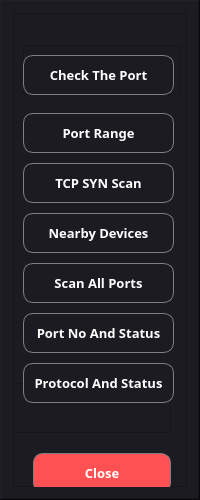
        <widget class="QFrame" name="DashMainTop">
         <property name="minimumSize">
          <size>
           <width>185</width>
           <height>500</height>
          </size>
         </property>
         <property name="maximumSize">
          <size>
           <width>200</width>
           <height>2000</height>
          </size>
         </property>
         <property name="layoutDirection">
          <enum>Qt::RightToLeft</enum>
         </property>
         <property name="styleSheet">
          <string notr="true">background-color: #1D1B22;</string>
         </property>
         <property name="frameShape">
          <enum>QFrame::WinPanel</enum>
         </property>
         <property name="frameShadow">
          <enum>QFrame::Raised</enum>
         </property>
         <layout class="QVBoxLayout" name="verticalLayout_2">
          <item>
           <widget class="QFrame" name="ButtonFrame">
            <property name="minimumSize">
             <size>
              <width>0</width>
              <height>50</height>
             </size>
            </property>
            <property name="maximumSize">
             <size>
              <width>13212312</width>
              <height>16777215</height>
             </size>
            </property>
            <property name="sizeIncrement">
             <size>
              <width>0</width>
              <height>0</height>
             </size>
            </property>
            <property name="accessibleDescription">
             <string/>
            </property>
            <property name="frameShape">
             <enum>QFrame::StyledPanel</enum>
            </property>
            <property name="frameShadow">
             <enum>QFrame::Raised</enum>
            </property>
            <widget class="QFrame" name="frmopen">
             <property name="geometry">
              <rect>
               <x>10</x>
               <y>32</y>
               <width>158</width>
               <height>50</height>
              </rect>
             </property>
             <property name="maximumSize">
              <size>
               <width>16777215</width>
               <height>50</height>
              </size>
             </property>
             <property name="layoutDirection">
              <enum>Qt::LeftToRight</enum>
             </property>
             <property name="styleSheet">
              <string notr="true"/>
             </property>
             <property name="frameShape">
              <enum>QFrame::StyledPanel</enum>
             </property>
             <property name="frameShadow">
              <enum>QFrame::Raised</enum>
             </property>
             <widget class="QPushButton" name="btnCheckPort">
              <property name="geometry">
               <rect>
                <x>0</x>
                <y>10</y>
                <width>151</width>
                <height>40</height>
               </rect>
              </property>
              <property name="sizePolicy">
               <sizepolicy hsizetype="Expanding" vsizetype="Expanding">
                <horstretch>0</horstretch>
                <verstretch>0</verstretch>
               </sizepolicy>
              </property>
              <property name="minimumSize">
               <size>
                <width>0</width>
                <height>40</height>
               </size>
              </property>
              <property name="maximumSize">
               <size>
                <width>32324</width>
                <height>100</height>
               </size>
              </property>
              <property name="font">
               <font>
                <family>Raleway ExtraBold</family>
                <pointsize>10</pointsize>
                <weight>75</weight>
                <bold>true</bold>
               </font>
              </property>
              <property name="layoutDirection">
               <enum>Qt::LeftToRight</enum>
              </property>
              <property name="styleSheet">
               <string notr="true">#btnCheckPort{
	color: rgb(255, 255, 255);
	border: 1px solid grey;
	border-radius:10px;
	background-position: center
}
#btnCheckPort:hover{
	color: rgb(255, 255, 255);
	background-color: #2F958D;
}

#btnCheckPort:pressed {	
	background-color: white;
   color : black
}
</string>
              </property>
              <property name="text">
               <string>Check The Port</string>
              </property>
              <property name="flat">
               <bool>false</bool>
              </property>
             </widget>
            </widget>
            <widget class="QFrame" name="frmQuit">
             <property name="geometry">
              <rect>
               <x>0</x>
               <y>370</y>
               <width>158</width>
               <height>50</height>
              </rect>
             </property>
             <property name="maximumSize">
              <size>
               <width>16777215</width>
               <height>50</height>
              </size>
             </property>
             <property name="font">
              <font>
               <pointsize>10</pointsize>
              </font>
             </property>
             <property name="layoutDirection">
              <enum>Qt::LeftToRight</enum>
             </property>
             <property name="frameShape">
              <enum>QFrame::StyledPanel</enum>
             </property>
             <property name="frameShadow">
              <enum>QFrame::Raised</enum>
             </property>
             <layout class="QGridLayout" name="gridLayout_7"/>
            </widget>
            <widget class="QPushButton" name="btnScanConnectedHost">
             <property name="geometry">
              <rect>
               <x>10</x>
               <y>250</y>
               <width>151</width>
               <height>40</height>
              </rect>
             </property>
             <property name="sizePolicy">
              <sizepolicy hsizetype="Expanding" vsizetype="Expanding">
               <horstretch>0</horstretch>
               <verstretch>0</verstretch>
              </sizepolicy>
             </property>
             <property name="minimumSize">
              <size>
               <width>0</width>
               <height>40</height>
              </size>
             </property>
             <property name="maximumSize">
              <size>
               <width>32324</width>
               <height>100</height>
              </size>
             </property>
             <property name="font">
              <font>
               <family>Raleway ExtraBold</family>
               <pointsize>10</pointsize>
               <weight>75</weight>
               <bold>true</bold>
              </font>
             </property>
             <property name="layoutDirection">
              <enum>Qt::LeftToRight</enum>
             </property>
             <property name="styleSheet">
              <string notr="true">
#btnScanConnectedHost{
	color: rgb(255, 255, 255);
	border: 1px solid grey;
	border-radius:10px;
	background-position: center
}
#btnScanConnectedHost:hover{
	color: rgb(255, 255, 255);
	background-color: #2F958D;
}

#btnScanConnectedHost:pressed {	
	background-color: white;
   color : black
}
</string>
             </property>
             <property name="text">
              <string>Scan All Ports</string>
             </property>
             <property name="flat">
              <bool>false</bool>
             </property>
            </widget>
            <widget class="QPushButton" name="btnQuit">
             <property name="geometry">
              <rect>
               <x>20</x>
               <y>440</y>
               <width>138</width>
               <height>40</height>
              </rect>
             </property>
             <property name="sizePolicy">
              <sizepolicy hsizetype="Expanding" vsizetype="Expanding">
               <horstretch>0</horstretch>
               <verstretch>0</verstretch>
              </sizepolicy>
             </property>
             <property name="minimumSize">
              <size>
               <width>0</width>
               <height>40</height>
              </size>
             </property>
             <property name="font">
              <font>
               <family>Raleway ExtraBold</family>
               <pointsize>10</pointsize>
               <weight>75</weight>
               <bold>true</bold>
              </font>
             </property>
             <property name="styleSheet">
              <string notr="true">#btnQuit{
	color: rgb(255, 255, 255);
	background-color: rgb(255, 80, 83);
	border: 1px solid grey;
	border-radius:10px;
}
#btnQuit:hover{
	background-color: #2F958D;
	
	background-color: rgb(255, 55, 58);
}

#btnQuit:pressed {	
	background-color: white;
   color : black
}</string>
             </property>
             <property name="text">
              <string>Close</string>
             </property>
            </widget>
            <widget class="QPushButton" name="btnShowPort">
             <property name="geometry">
              <rect>
               <x>10</x>
               <y>300</y>
               <width>151</width>
               <height>40</height>
              </rect>
             </property>
             <property name="sizePolicy">
              <sizepolicy hsizetype="Expanding" vsizetype="Expanding">
               <horstretch>0</horstretch>
               <verstretch>0</verstretch>
              </sizepolicy>
             </property>
             <property name="minimumSize">
              <size>
               <width>0</width>
               <height>40</height>
              </size>
             </property>
             <property name="maximumSize">
              <size>
               <width>32324</width>
               <height>100</height>
              </size>
             </property>
             <property name="font">
              <font>
               <family>Raleway ExtraBold</family>
               <pointsize>10</pointsize>
               <weight>75</weight>
               <bold>true</bold>
              </font>
             </property>
             <property name="layoutDirection">
              <enum>Qt::LeftToRight</enum>
             </property>
             <property name="styleSheet">
              <string notr="true">
#btnShowPort{
	color: rgb(255, 255, 255);
	border: 1px solid grey;
	border-radius:10px;
	background-position: center
}
#btnShowPort:hover{
	color: rgb(255, 255, 255);
	background-color: #2F958D;
}

#btnShowPort:pressed {	
	background-color: white;
   color : black
}
</string>
             </property>
             <property name="text">
              <string>Port No And Status</string>
             </property>
             <property name="flat">
              <bool>false</bool>
             </property>
            </widget>
            <widget class="QPushButton" name="btnDefineHost">
             <property name="geometry">
              <rect>
               <x>10</x>
               <y>100</y>
               <width>151</width>
               <height>40</height>
              </rect>
             </property>
             <property name="sizePolicy">
              <sizepolicy hsizetype="Expanding" vsizetype="Expanding">
               <horstretch>0</horstretch>
               <verstretch>0</verstretch>
              </sizepolicy>
             </property>
             <property name="minimumSize">
              <size>
               <width>0</width>
               <height>40</height>
              </size>
             </property>
             <property name="maximumSize">
              <size>
               <width>16777215</width>
               <height>16777215</height>
              </size>
             </property>
             <property name="font">
              <font>
               <family>Raleway ExtraBold</family>
               <pointsize>10</pointsize>
               <weight>75</weight>
               <bold>true</bold>
              </font>
             </property>
             <property name="styleSheet">
              <string notr="true">#btnDefineHost{
	color: rgb(255, 255, 255);
	border: 1px solid grey;
	border-radius:10px;
	background-position: center
}
#btnDefineHost:hover{
	color: rgb(255, 255, 255);
	background-color: #2F958D;
}

#btnDefineHost:pressed {	
	background-color: white;
   color : black
}</string>
             </property>
             <property name="text">
              <string>Port Range</string>
             </property>
            </widget>
            <widget class="QPushButton" name="btnTCP">
             <property name="geometry">
              <rect>
               <x>10</x>
               <y>150</y>
               <width>151</width>
               <height>40</height>
              </rect>
             </property>
             <property name="sizePolicy">
              <sizepolicy hsizetype="Expanding" vsizetype="Expanding">
               <horstretch>0</horstretch>
               <verstretch>0</verstretch>
              </sizepolicy>
             </property>
             <property name="minimumSize">
              <size>
               <width>0</width>
               <height>40</height>
              </size>
             </property>
             <property name="maximumSize">
              <size>
               <width>16777215</width>
               <height>16777215</height>
              </size>
             </property>
             <property name="font">
              <font>
               <family>Raleway ExtraBold</family>
               <pointsize>10</pointsize>
               <weight>75</weight>
               <bold>true</bold>
              </font>
             </property>
             <property name="styleSheet">
              <string notr="true">#btnTCP{
	color: rgb(255, 255, 255);
	border: 1px solid grey;
	border-radius:10px;
	background-position: center
}
#btnTCP:hover{
	color: rgb(255, 255, 255);
	background-color: #2F958D;
}

#btnTCP:pressed {	
	background-color: white;
   color : black
}</string>
             </property>
             <property name="text">
              <string>TCP SYN Scan</string>
             </property>
            </widget>
            <widget class="QPushButton" name="btnScanPort">
             <property name="geometry">
              <rect>
               <x>10</x>
               <y>200</y>
               <width>151</width>
               <height>40</height>
              </rect>
             </property>
             <property name="sizePolicy">
              <sizepolicy hsizetype="Expanding" vsizetype="Expanding">
               <horstretch>0</horstretch>
               <verstretch>0</verstretch>
              </sizepolicy>
             </property>
             <property name="minimumSize">
              <size>
               <width>0</width>
               <height>40</height>
              </size>
             </property>
             <property name="maximumSize">
              <size>
               <width>16777215</width>
               <height>16777215</height>
              </size>
             </property>
             <property name="font">
              <font>
               <family>Raleway ExtraBold</family>
               <pointsize>10</pointsize>
               <weight>75</weight>
               <bold>true</bold>
              </font>
             </property>
             <property name="styleSheet">
              <string notr="true">#btnScanPort{
	color: rgb(255, 255, 255);
	border: 1px solid grey;
	border-radius:10px;
	background-position: center
}
#btnScanPort:hover{
	color: rgb(255, 255, 255);
	background-color: #2F958D;
}

#btnScanPort:pressed {	
	background-color: white;
   color : black
}</string>
             </property>
             <property name="text">
              <string>Nearby Devices</string>
             </property>
            </widget>
            <widget class="QPushButton" name="btnProtocol">
             <property name="geometry">
              <rect>
               <x>10</x>
               <y>350</y>
               <width>151</width>
               <height>40</height>
              </rect>
             </property>
             <property name="sizePolicy">
              <sizepolicy hsizetype="Expanding" vsizetype="Expanding">
               <horstretch>0</horstretch>
               <verstretch>0</verstretch>
              </sizepolicy>
             </property>
             <property name="minimumSize">
              <size>
               <width>0</width>
               <height>40</height>
              </size>
             </property>
             <property name="maximumSize">
              <size>
               <width>16777215</width>
               <height>16777215</height>
              </size>
             </property>
             <property name="font">
              <font>
               <family>Raleway ExtraBold</family>
               <pointsize>10</pointsize>
               <weight>75</weight>
               <bold>true</bold>
              </font>
             </property>
             <property name="styleSheet">
              <string notr="true">#btnProtocol{
	color: rgb(255, 255, 255);
	border: 1px solid grey;
	border-radius:10px;
	background-position: center
}
#btnProtocol:hover{
	color: rgb(255, 255, 255);
	background-color: #2F958D;
}

#btnProtocol:pressed {	
	background-color: white;
   color : black
}</string>
             </property>
             <property name="text">
              <string>Protocol And Status</string>
             </property>
            </widget>
           </widget>
          </item>
         </layout>
        </widget>
